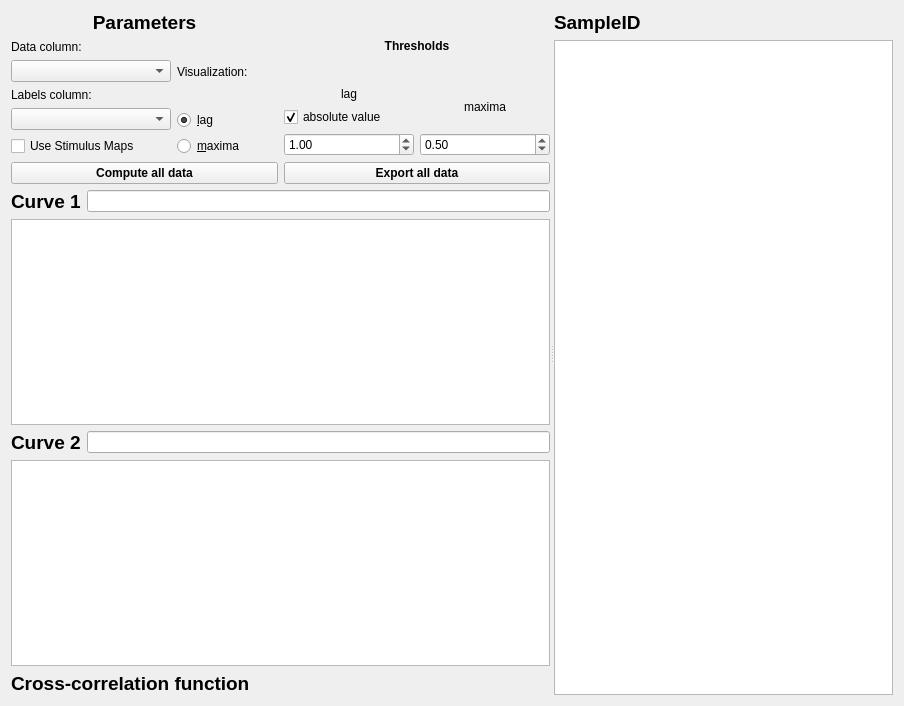
<?xml version="1.0" encoding="UTF-8"?>
<ui version="4.0">
 <class>CrossCorrelationControls</class>
 <widget class="QWidget" name="CrossCorrelationControls">
  <property name="geometry">
   <rect>
    <x>0</x>
    <y>0</y>
    <width>904</width>
    <height>706</height>
   </rect>
  </property>
  <property name="windowTitle">
   <string>Form</string>
  </property>
  <layout class="QVBoxLayout" name="verticalLayout_9">
   <item>
    <widget class="QSplitter" name="splitter">
     <property name="orientation">
      <enum>Qt::Horizontal</enum>
     </property>
     <widget class="QWidget" name="layoutWidget">
      <layout class="QVBoxLayout" name="verticalLayoutLeftMain">
       <item>
        <layout class="QHBoxLayout" name="horizontalLayout_3">
         <item>
          <layout class="QVBoxLayout" name="verticalLayout_8">
           <item>
            <widget class="QLabel" name="label_5">
             <property name="font">
              <font>
               <pointsize>14</pointsize>
               <weight>75</weight>
               <bold>true</bold>
              </font>
             </property>
             <property name="text">
              <string>Parameters</string>
             </property>
             <property name="alignment">
              <set>Qt::AlignCenter</set>
             </property>
            </widget>
           </item>
           <item>
            <layout class="QHBoxLayout" name="horizontalLayout_2">
             <item>
              <layout class="QVBoxLayout" name="verticalLayout_6">
               <item>
                <widget class="QLabel" name="label_10">
                 <property name="text">
                  <string>Data column:</string>
                 </property>
                </widget>
               </item>
               <item>
                <widget class="QComboBox" name="comboBoxDataColumn">
                 <property name="minimumSize">
                  <size>
                   <width>160</width>
                   <height>0</height>
                  </size>
                 </property>
                </widget>
               </item>
               <item>
                <widget class="QLabel" name="label_12">
                 <property name="text">
                  <string>Labels column:</string>
                 </property>
                </widget>
               </item>
               <item>
                <widget class="QComboBox" name="comboBoxLabelsColumn"/>
               </item>
               <item>
                <widget class="QCheckBox" name="checkBox_use_stimulus_maps">
                 <property name="text">
                  <string>Use Stimulus Maps</string>
                 </property>
                </widget>
               </item>
              </layout>
             </item>
             <item>
              <layout class="QVBoxLayout" name="verticalLayout_2">
               <item>
                <widget class="QLabel" name="label_2">
                 <property name="text">
                  <string>Visualization:</string>
                 </property>
                </widget>
               </item>
               <item>
                <widget class="QRadioButton" name="radioButtonLag">
                 <property name="text">
                  <string>&amp;lag</string>
                 </property>
                 <property name="checked">
                  <bool>true</bool>
                 </property>
                </widget>
               </item>
               <item>
                <widget class="QRadioButton" name="radioButtonMaxima">
                 <property name="text">
                  <string>&amp;maxima</string>
                 </property>
                </widget>
               </item>
              </layout>
             </item>
            </layout>
           </item>
          </layout>
         </item>
         <item>
          <layout class="QVBoxLayout" name="verticalLayout_7">
           <item>
            <widget class="QLabel" name="label_11">
             <property name="font">
              <font>
               <weight>75</weight>
               <bold>true</bold>
              </font>
             </property>
             <property name="text">
              <string>Thresholds</string>
             </property>
             <property name="alignment">
              <set>Qt::AlignCenter</set>
             </property>
            </widget>
           </item>
           <item>
            <layout class="QHBoxLayout" name="horizontalLayout">
             <item>
              <layout class="QVBoxLayout" name="verticalLayout_3">
               <item>
                <widget class="QLabel" name="label_3">
                 <property name="text">
                  <string>lag</string>
                 </property>
                 <property name="alignment">
                  <set>Qt::AlignCenter</set>
                 </property>
                </widget>
               </item>
               <item>
                <widget class="QCheckBox" name="checkBoxAbsoluteValue">
                 <property name="text">
                  <string>absolute value</string>
                 </property>
                 <property name="checked">
                  <bool>true</bool>
                 </property>
                </widget>
               </item>
               <item>
                <widget class="QDoubleSpinBox" name="doubleSpinBoxLagThreshold">
                 <property name="minimum">
                  <double>-999.000000000000000</double>
                 </property>
                 <property name="maximum">
                  <double>999.000000000000000</double>
                 </property>
                 <property name="singleStep">
                  <double>0.500000000000000</double>
                 </property>
                 <property name="value">
                  <double>1.000000000000000</double>
                 </property>
                </widget>
               </item>
              </layout>
             </item>
             <item>
              <layout class="QVBoxLayout" name="verticalLayout_4">
               <item>
                <widget class="QLabel" name="label_4">
                 <property name="text">
                  <string>maxima</string>
                 </property>
                 <property name="alignment">
                  <set>Qt::AlignCenter</set>
                 </property>
                </widget>
               </item>
               <item>
                <widget class="QDoubleSpinBox" name="doubleSpinBoxMaximaThreshold">
                 <property name="minimum">
                  <double>-1.000000000000000</double>
                 </property>
                 <property name="maximum">
                  <double>1.000000000000000</double>
                 </property>
                 <property name="singleStep">
                  <double>0.010000000000000</double>
                 </property>
                 <property name="value">
                  <double>0.500000000000000</double>
                 </property>
                </widget>
               </item>
              </layout>
             </item>
            </layout>
           </item>
          </layout>
         </item>
        </layout>
       </item>
       <item>
        <layout class="QHBoxLayout" name="horizontalLayout_6">
         <item>
          <widget class="QPushButton" name="pushButtonComputeAllData">
           <property name="font">
            <font>
             <weight>75</weight>
             <bold>true</bold>
            </font>
           </property>
           <property name="text">
            <string>Compute all data</string>
           </property>
          </widget>
         </item>
         <item>
          <widget class="QPushButton" name="pushButtonExportAllData">
           <property name="font">
            <font>
             <weight>75</weight>
             <bold>true</bold>
            </font>
           </property>
           <property name="text">
            <string>Export all data</string>
           </property>
          </widget>
         </item>
        </layout>
       </item>
       <item>
        <layout class="QHBoxLayout" name="horizontalLayout_5">
         <item>
          <widget class="QLabel" name="label_6">
           <property name="font">
            <font>
             <pointsize>14</pointsize>
             <weight>75</weight>
             <bold>true</bold>
            </font>
           </property>
           <property name="text">
            <string>Curve 1</string>
           </property>
          </widget>
         </item>
         <item>
          <widget class="QLineEdit" name="lineEditCurve1UUID">
           <property name="font">
            <font>
             <weight>75</weight>
             <bold>true</bold>
            </font>
           </property>
           <property name="readOnly">
            <bool>true</bool>
           </property>
          </widget>
         </item>
        </layout>
       </item>
       <item>
        <widget class="PlotWidget" name="graphicsViewCurve1"/>
       </item>
       <item>
        <layout class="QHBoxLayout" name="horizontalLayout_4">
         <item>
          <widget class="QLabel" name="label_7">
           <property name="font">
            <font>
             <pointsize>14</pointsize>
             <weight>75</weight>
             <bold>true</bold>
            </font>
           </property>
           <property name="text">
            <string>Curve 2</string>
           </property>
          </widget>
         </item>
         <item>
          <widget class="QLineEdit" name="lineEditCurve2UUID">
           <property name="font">
            <font>
             <weight>75</weight>
             <bold>true</bold>
            </font>
           </property>
           <property name="readOnly">
            <bool>true</bool>
           </property>
          </widget>
         </item>
        </layout>
       </item>
       <item>
        <widget class="PlotWidget" name="graphicsViewCurve2"/>
       </item>
       <item>
        <widget class="QLabel" name="label_8">
         <property name="font">
          <font>
           <pointsize>14</pointsize>
           <weight>75</weight>
           <bold>true</bold>
          </font>
         </property>
         <property name="text">
          <string>Cross-correlation function</string>
         </property>
        </widget>
       </item>
      </layout>
     </widget>
     <widget class="QWidget" name="layoutWidget">
      <layout class="QVBoxLayout" name="verticalLayout_5">
       <item>
        <widget class="QLabel" name="label_9">
         <property name="font">
          <font>
           <pointsize>14</pointsize>
           <weight>75</weight>
           <bold>true</bold>
          </font>
         </property>
         <property name="text">
          <string>SampleID</string>
         </property>
        </widget>
       </item>
       <item>
        <widget class="QListWidget" name="listWidgetSampleID"/>
       </item>
      </layout>
     </widget>
    </widget>
   </item>
  </layout>
 </widget>
 <customwidgets>
  <customwidget>
   <class>PlotWidget</class>
   <extends>QGraphicsView</extends>
   <header>....pyqtgraphCore</header>
  </customwidget>
 </customwidgets>
 <tabstops>
  <tabstop>comboBoxDataColumn</tabstop>
  <tabstop>comboBoxLabelsColumn</tabstop>
  <tabstop>checkBox_use_stimulus_maps</tabstop>
  <tabstop>radioButtonLag</tabstop>
  <tabstop>radioButtonMaxima</tabstop>
  <tabstop>checkBoxAbsoluteValue</tabstop>
  <tabstop>doubleSpinBoxLagThreshold</tabstop>
  <tabstop>doubleSpinBoxMaximaThreshold</tabstop>
  <tabstop>pushButtonComputeAllData</tabstop>
  <tabstop>pushButtonExportAllData</tabstop>
  <tabstop>lineEditCurve1UUID</tabstop>
  <tabstop>graphicsViewCurve1</tabstop>
  <tabstop>lineEditCurve2UUID</tabstop>
  <tabstop>graphicsViewCurve2</tabstop>
  <tabstop>listWidgetSampleID</tabstop>
 </tabstops>
 <resources/>
 <connections/>
</ui>
